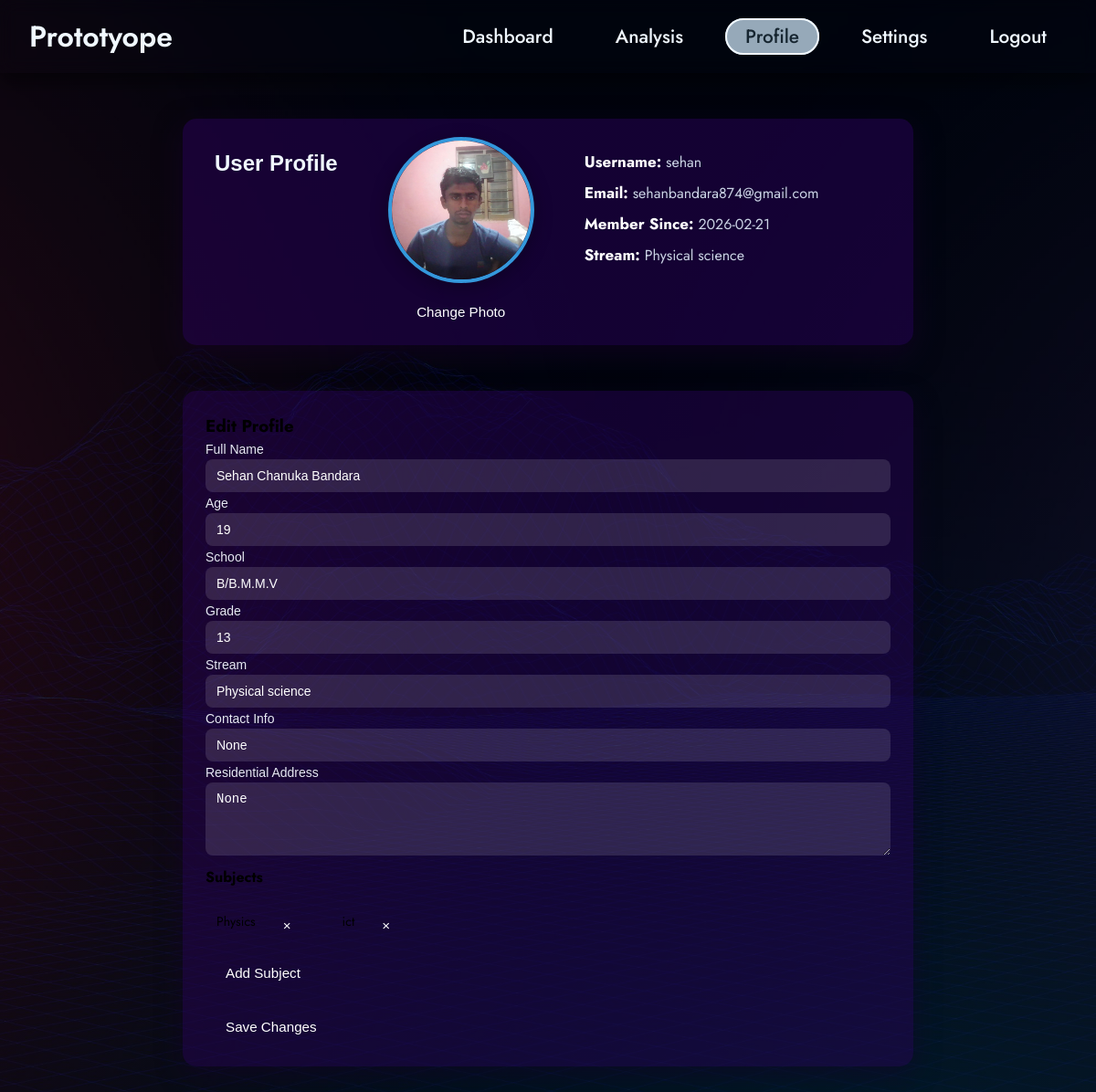
Screenshot of /profile (signed in) with the database file from the repository.
### tables this page shows
CREATE TABLE users (
                id INTEGER PRIMARY KEY AUTOINCREMENT,
                username TEXT UNIQUE,
                email TEXT UNIQUE,
                password TEXT,
                created_at TEXT DEFAULT (datetime('now')),
                is_verified INTEGER,
                verificayion_token TEXT,
                token_expires_at TEXT    
            , verification_token TEXT);

CREATE TABLE user_profile (
                id INTEGER PRIMARY KEY AUTOINCREMENT,
                username TEXT UNIQUE,
                full_name TEXT,
                age INTEGER,
                school TEXT,
                grade TEXT,
                stream TEXT,
                contact_info TEXT,
                address TEXT,
                profile_image TEXT,
                FOREIGN KEY (username) REFERENCES users(username)
            );

CREATE TABLE user_subjects (
                id INTEGER PRIMARY KEY AUTOINCREMENT,
                username TEXT NOT NULL,
                subject TEXT NOT NULL,
                UNIQUE(username, subject),
                FOREIGN KEY(username) REFERENCES users(username)
            );

### app/main.py (the view)
@app.get("/profile", response_class=HTMLResponse)
async def profile(
    request: Request,
    user = Depends(db.get_current_user)
):
    if not user:
        return RedirectResponse("/login", status_code=303)
    username, email, created_at = user
    created_date = created_at.split(" ")[0]
    conn = db.get_connection()
    cursor = conn.cursor()
    cursor.execute("""
        SELECT full_name, age, school, grade, stream, contact_info, address
        FROM user_profile
        WHERE username = ?
    """, (username,))
    profile_data = cursor.fetchone()
    cursor.execute("""
        SELECT subject
        FROM user_subjects
        WHERE username = ?
    """, (username,))
    subjects = [row[0] for row in cursor.fetchall()]
    conn.close()
    image_name = db.get_profile_image(username)
    if not image_name:
        image_name = "default.jpg"
    return templates.TemplateResponse(
        "sections/profile.html",
        {
            "request": request,
            "username": username,
            "email": email,
            "created_at": created_date,
            "profile": profile_data,
            "subjects": subjects,
            "image_url": f"/static/profile_pics/{image_name}",
            "time": int(time.time())
        }
    )

### templates/sections/profile.html (shortened to what this page needs)
<!DOCTYPE html>
<html lang="en">
<head>
    <link rel="stylesheet" href="{{ url_for('static', path='css/profile.css') }}">
    <link rel="stylesheet" href="{{ url_for('static', path='css/navbar.css') }}">
</head>
<body>
    {% include 'dashboard/navbar.html' %}
    <div class="profile-container">
        <h2>User Profile</h2>
        <div class="profile-photo">
            <img src="{{ image_url }}?t={{ time}}" alt="Profile Photo" id="profile-pic">
            <button onclick="uploadProfilePhoto()">Change Photo</button>
        </div>
        <div class="profile-details">
            <p><strong>Username:</strong> {{ username }}</p>
            <p><strong>Email:</strong> {{ email }}</p>
            <p><strong>Member Since:</strong> {{ created_at }}</p>
            <p><strong>Stream:</strong> {{ profile[4] if profile else 'Null' }}</p>
        </div>
    </div>
    <div class="upload-section">
        <h3>Edit Profile</h3>
        <form id="profile-form">
            <div class="form-group">
                <label>Full Name</label>
                <input type="text" name="full_name" value="{{ profile[0] if profile else '' }}" required>
                <label>Age</label>
                <input type="number" name="age" value="{{ profile[1] if profile else '' }}" required>
                <label>School</label>
                <input type="text" name="school" value="{{ profile[2] if profile else '' }}">
                <label>Grade</label>
                <input type="text" name="grade" value="{{ profile[3] if profile else '' }}">
                <label>Stream</label>
                <input type="text" name="stream" value="{{ profile[4] if profile else '' }}">
                <label>Contact Info</label>
                <input type="text" name="contact_info" value="{{ profile[5] if profile else '' }}">
                <label>Residential Address</label>
                <textarea name="address">{{ profile[6] if profile else '' }}</textarea>
            </div>
            <div class="form-group">
                <h4>Subjects</h4>
                <div class="subject-chips">
                    {% for sub in subjects %}
                    <div class="subject-chip">
                        <span>{{ sub }}</span>
                        <button type="button" onclick="removeSubject(this)">×</button>
                    </div>
                    {% endfor %}
                </div>
                <button type="button" onclick="addSubject()" class="add-subject-btn">
                    Add Subject
                </button>
            </div>
            <button type="submit" class="save-btn">Save Changes</button>
        </form>
    </div>
</body>
</html>

### templates/dashboard/navbar.html (shortened to what this page needs)
<nav class="top-nav-bar">
  <div class ="navbar-container">
    <a href="#" class="navbar-logo">Prototyope</a>
    <ul class="navbar-menu">
      <li><a href="{{ url_for('dashboard') }}" class="{% if request.url.path == '/dashboard' %}active{% endif %}">Dashboard</a></li>
      <li><a href="{{ url_for('analysis') }}" class="{% if request.url.path == '/analysis' %}active{% endif %}">Analysis</a></li>
      <li><a href="{{ url_for('profile') }}" class="{% if request.url.path == '/profile'%}active{% endif %}">Profile</a></li>
      <li><a href="#">Settings</a></li>
      <li><a href="{{ url_for('logout') }}" class="{% if request.url.path == '/logout' %}{% endif %}">Logout</a></li>
    </ul>
  </div>
</nav>

### static/css/profile.css (style rules this page uses)
* { margin: 0; padding: 0; box-sizing: border-box; }
h2 { font-family: 'Franklin Gothic Medium', 'Arial Narrow', Arial, sans-serif; margin: 10px; padding: 5px; color: aliceblue; }
.profile-container { display: flex; flex-direction: row; align-items: flex-start; justify-content: flex-start; gap: 40px; padding: 20px; margin: 50px auto; background: rgba(40, 1, 90, 0.5); border-radius: 15px; box-shadow: 0 10px 30px rgba(23, 0, 44, 0.5); max-width: 800px; }
.add-subject-btn { padding: 8px 14px; border-radius: 25px; background: transparent; color: white; border: 2px solid aliceblue; cursor: pointer; transition: 0.3s; }
button { padding: 6px 12px; border-radius: 6px; cursor: pointer; }
.profile-details { margin: 10px; padding: 5px; }
.profile-photo { display: flex; flex-direction: column; align-items: center; gap: 15px; }
.profile-photo img { width: 160px; height: 160px; border-radius: 50%; border: 4px solid #3498db; object-fit: cover; box-shadow: 0 5px 20px rgba(0,0,0,0.3); transition: transform 0.2s ease, box-shadow 0.2s ease; }
.profile-photo button { background-color: transparent; color: white; padding: 8px 18px; border-radius: 25px; border: none; cursor: pointer; font-size: 0.95rem; transition: background-color 0.3s ease; }
.profile-details { display: flex; flex-direction: column; gap: 10px; }
.profile-details p { font-size: 16px; color: #cbd4e5; }
.profile-details p strong { color: #ffffff; font-size: 17px; }
.upload-section { max-width: 800px; margin: 20px auto 50px auto; padding: 25px; background: rgba(40, 1, 90, 0.45); border-radius: 15px; box-shadow: 0 10px 30px rgba(23, 0, 44, 0.45); }
.upload-section form { display: flex; flex-direction: column; gap: 12px; }
.upload-section label { font-size: 14px; color: #e6e9f2; font-family: 'Franklin Gothic Medium', 'Arial Narrow', Arial, sans-serif; }
.subject-chips { display: flex; flex-wrap: wrap; gap: 10px; margin-top: 8px; }
.subject-chip { display: flex; align-items: center; gap: 8px; padding: 6px 12px; border-radius: 20px; border: 1px solid rbga(255, 255, 255, 0.4); font-size: 14px; }
.subject-chip button { background: none; border: none; font-size: 16px; cursor: pointer; line-height: 1; }
.upload-section input, .upload-section textarea { padding: 10px 12px; border-radius: 8px; border: none; outline: none; font-size: 14px; background: rgba(255, 255, 255, 0.12); color: #ffffff; width: 100%; display: block; }
.upload-section textarea { resize: vertical; min-height: 80px; }
.upload-section button { margin-top: 10px; align-self: flex-start; padding: 10px 22px; font-size: 0.95rem; border-radius: 25px; border: none; cursor: pointer; background: transparent; color: white; transition: background-color 0.3s ease, color 0.3s ease; }

### static/css/navbar.css (style rules this page uses)
* { margin: 0; padding: 0; box-sizing: border-box; }
body { font-family: 'Jost', sans-serif; min-height: 100vh; min-height: 100vh; width: 100%; background: linear-gradient( rgba(0, 0, 0, 0.65), rgba(0, 0, 0, 0.65) ), url("/static/demoback.jpg"); background-size: cover; background-position: center; background-repeat: no-repeat; }
.top-nav-bar { display: flex; align-items: center; justify-content: center; height: 80px; width: 100%; position: sticky; top: 0; background: transparent; box-shadow: 0 10px 20px rgba(0, 0, 0, 0.5); backdrop-filter: blur(10px); z-index: 999; }
.navbar-container { display: flex; align-items: center; justify-content: space-between; width: 100%; padding: 0 2rem; max-width: 1600px; }
.navbar-logo { font-size: 2rem; font-weight: 600; color: aliceblue; text-decoration: none; cursor: pointer; }
.navbar-container .navbar-menu { display: flex; text-align: center; gap: 1.5rem; list-style: none; }
.navbar-container .navbar-menu li a { text-decoration: none; color: aliceblue; font-size: 1.3rem; font-weight: 500; padding:3px 20px; border-radius: 20px; border: 2px solid transparent; transition: all 0.7s ease; white-space: nowrap; }
.navbar-container .navbar-menu li a:hover, .navbar-container .navbar-menu li a.active { background-color: rgba(188, 212, 229, 0.8); color: #162530; border: 2px solid aliceblue; }

### rows the page displays
users: username "sehan", email "sehanbandara874@gmail.com"
user_profile: stream "Physical science", full_name "Sehan Chanuka Bandara", age "19", school "B/B.M.M.V", grade "13", contact_info "None", address "None"
user_subjects: subject "Physics"

### other values shown
{{ created_at }} "2026-02-21"
